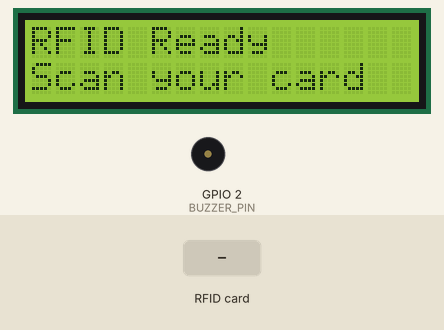
Simulated run of this sketch. Board: ESP32. Parts: 16×2 character LCD, buzzer (waves = sounding). The test bench sets the inputs (shaded band). What the sketch prints to the serial monitor is not drawn.

Above: at 1.4 s.
1.5 s: RFID card 5E 7A 19 C4 held to the reader
At 1.62 s:
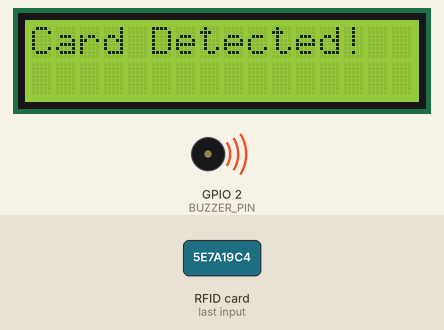
At 2.1 s:
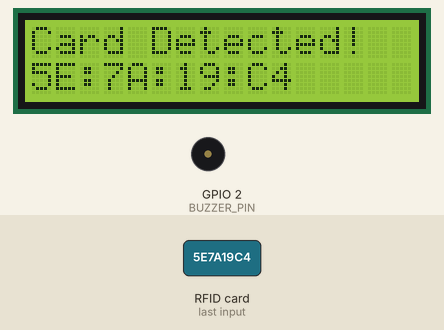
Timing chart, 0 to 4.5 s (numbered marks = the images above; inputs shaded):
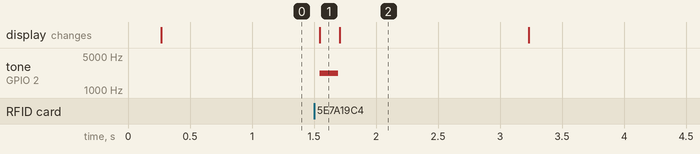

The sketch:

RFID_with_lcd_buzzer.ino
```cpp
#include <SPI.h>
#include <MFRC522.h>
#include <Wire.h>
#include <LiquidCrystal_I2C.h>

// ===== Pin Definitions =====
#define SS_PIN    5     // SDA pin on RFID
#define RST_PIN   4     // SCK - 18, MOSI - 23, MISO - 19
#define BUZZER_PIN 2
#define SDA_PIN   21    // I2C SDA
#define SCL_PIN   22    // I2C SCL

// ===== LCD Configuration =====
#define LCD_ADDR  0x27  // Change to 0x3F if your module uses that
#define LCD_COLS  16
#define LCD_ROWS  2
LiquidCrystal_I2C lcd(LCD_ADDR, LCD_COLS, LCD_ROWS);

// ===== RFID =====
MFRC522 mfrc522(SS_PIN, RST_PIN);

// ===== Buzzer (using LEDC tone generator) =====
const int BUZZER_CH = 0;  // LEDC channel 0

// ===== Helper: Beep Function =====
void beep(uint16_t freq = 2000, uint16_t ms = 120) {
  ledcWriteTone(BUZZER_CH, freq);
  delay(ms);
  ledcWriteTone(BUZZER_CH, 0);
}

// ===== Convert UID to HEX string =====
String uidToHex(const MFRC522::Uid &uid) {
  String s;
  for (byte i = 0; i < uid.size; i++) {
    if (uid.uidByte[i] < 0x10) s += "0";
    s += String(uid.uidByte[i], HEX);
    if (i < uid.size - 1) s += ":";
  }
  s.toUpperCase();
  return s;
}

// ===== LCD Helper =====
void showMessage(const char *line1, const char *line2 = "") {
  lcd.clear();
  lcd.setCursor(0, 0);
  lcd.print(line1);
  lcd.setCursor(0, 1);
  lcd.print(line2);
}

void setup() {
  Serial.begin(115200);

  // Initialize I2C LCD
  Wire.begin(SDA_PIN, SCL_PIN);
  lcd.init();
  lcd.backlight();
  showMessage("RFID Reader", "Initializing...");

  // Initialize Buzzer
  ledcSetup(BUZZER_CH, 2000, 10); // Channel, Base Freq, Resolution
  ledcAttachPin(BUZZER_PIN, BUZZER_CH);

  // Initialize RFID (SPI)
  SPI.begin(18, 19, 23, 5); // SCK, MISO, MOSI, SS
  mfrc522.PCD_Init();
  delay(100);

  showMessage("RFID Ready", "Scan your card");
  Serial.println("Place your RFID card near the reader...");
}

void loop() {
  // Wait for a new card
  if (!mfrc522.PICC_IsNewCardPresent()) return;
  if (!mfrc522.PICC_ReadCardSerial()) return;

  // Get UID
  String uidHex = uidToHex(mfrc522.uid);
  Serial.print("Card UID: ");
  Serial.println(uidHex);

  // Display UID on LCD
  showMessage("Card Detected!", "");
  beep(2200, 150);

  lcd.setCursor(0, 1);
  if (uidHex.length() > LCD_COLS) {
    lcd.print(uidHex.substring(uidHex.length() - LCD_COLS));
  } else {
    lcd.print(uidHex);
  }

  // Halt communication with card
  mfrc522.PICC_HaltA();
  mfrc522.PCD_StopCrypto1();

  delay(1500);
  showMessage("RFID Ready", "Scan your card");
}
```

Measured:
- after the input at 1.5 s, tone on GPIO 2 (BUZZER_PIN): silent → 2200 Hz at once, → silent 0.15 s later; the display: changes at once (image 1)
- what the display in image 2 shows lasts 1.5 s, from 1.7 s to 3.2 s
